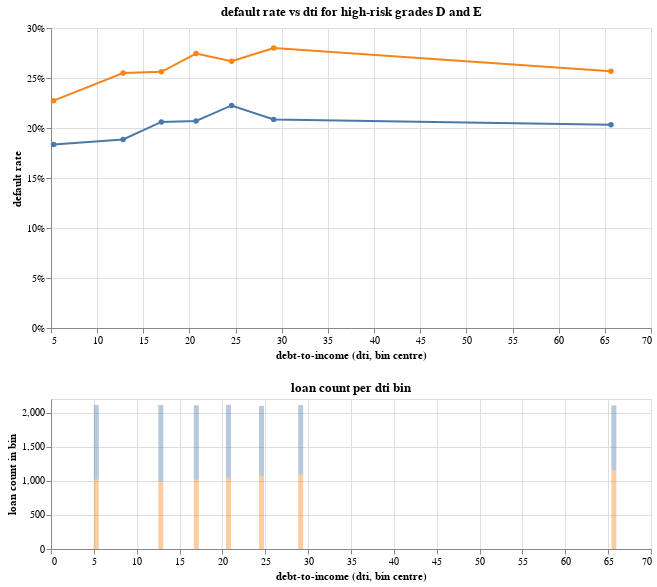

Notebook source saved alongside this figure:
### Markdown cell above
### 7.4 dti vs default rate for high-risk grades D and E (RQ4)

This chart focuses on the higher-risk loan grades D and E and studies how the debt-to-income ratio (`dti`) relates to default behaviour. We bin `dti` into quantile-based groups and plot the default rate within each bin. This kind of feature-level drill-down is what a model risk analyst would use to investigate whether feature drift is actually affecting outcomes — directly supporting RQ4.

### Code cell
# subset to high-risk grades d and e, drop missing dti
high_risk = df_clean[df_clean["grade"].isin(["D", "E"])].copy()
high_risk = high_risk[high_risk["dti"].notna()]

# create quantile-based dti bins
n_bins = 7
high_risk["dti_bin"] = pd.qcut(high_risk["dti"], q=n_bins, duplicates="drop")

# compute default rate per (grade, dti_bin)
plot_df = (
    high_risk
    .groupby(["grade", "dti_bin"], observed=True, as_index=False)
    .agg(
        loan_count=("loan_amnt", "size"),
        default_rate=("default_flag", "mean"),
    )
)

# convert interval objects to plain floats/strings before passing to altair
plot_df["dti_mid"] = plot_df["dti_bin"].apply(lambda x: float(x.mid))
plot_df["dti_bin_label"] = plot_df["dti_bin"].astype(str)
plot_df = plot_df.drop(columns=["dti_bin"])

# line chart: default rate vs dti midpoint, colored by grade
dti_line = (
    alt.Chart(plot_df)
    .mark_line(point=True, strokeWidth=2)
    .encode(
        x=alt.X("dti_mid:Q", title="debt-to-income (dti, bin centre)"),
        y=alt.Y("default_rate:Q", title="default rate",
                axis=alt.Axis(format=".0%")),
        color=alt.Color("grade:N", title="grade"),
        tooltip=[
            "grade:N",
            alt.Tooltip("dti_bin_label:N", title="dti range"),
            alt.Tooltip("loan_count:Q", title="loan count"),
            alt.Tooltip("default_rate:Q", title="default rate", format=".2%"),
        ],
    )
    .properties(
        width=600, height=300,
        title="default rate vs dti for high-risk grades D and E"
    )
)

# bar chart: loan count per bin (shows sample size)
dti_bar = (
    alt.Chart(plot_df)
    .mark_bar(opacity=0.4)
    .encode(
        x=alt.X("dti_mid:Q", title="debt-to-income (dti, bin centre)"),
        y=alt.Y("loan_count:Q", title="loan count in bin"),
        color=alt.Color("grade:N", legend=None),
        tooltip=[
            "grade:N",
            alt.Tooltip("dti_bin_label:N", title="dti range"),
            alt.Tooltip("loan_count:Q", title="loan count"),
        ],
    )
    .properties(width=600, height=150, title="loan count per dti bin")
)

viz4 = dti_line & dti_bar
viz4

### Figure 1 — Vega-Lite specification as saved in the notebook (floating-point values rounded to 4 significant figures)
{"config": {"view": {"continuousWidth": 300, "continuousHeight": 300}}, "vconcat": [{"mark": {"type": "line", "point": true, "strokeWidth": 2}, "encoding": {"color": {"field": "grade", "title": "grade", "type": "nominal"}, "tooltip": [{"field": "grade", "type": "nominal"}, {"field": "dti_bin_label", "title": "dti range", "type": "nominal"}, {"field": "loan_count", "title": "loan count", "type": "quantitative"}, {"field": "default_rate", "format": ".2%", "title": "default rate", "type": "quantitative"}], "x": {"field": "dti_mid", "title": "debt-to-income (dti, bin centre)", "type": "quantitative"}, "y": {"axis": {"format": ".0%"}, "field": "default_rate", "title": "default rate", "type": "quantitative"}}, "height": 300, "title": "default rate vs dti for high-risk grades D and E", "width": 600}, {"mark": {"type": "bar", "opacity": 0.4}, "encoding": {"color": {"field": "grade", "legend": null, "type": "nominal"}, "tooltip": [{"field": "grade", "type": "nominal"}, {"field": "dti_bin_label", "title": "dti range", "type": "nominal"}, {"field": "loan_count", "title": "loan count", "type": "quantitative"}], "x": {"field": "dti_mid", "title": "debt-to-income (dti, bin centre)", "type": "quantitative"}, "y": {"field": "loan_count", "title": "loan count in bin", "type": "quantitative"}}, "height": 150, "title": "loan count per dti bin", "width": 600}], "data": {"name": "data-7dde07bdebdbafc3cd249df78131b30e"}, "$schema": "https://vega.github.io/schema/vega-lite/v5.20.1.json", "datasets": {"data-7dde07bdebdbafc3cd249df78131b30e": [{"grade": "D", "loan_count": 1095, "default_rate": 0.1836, "dti_mid": 5.285, "dti_bin_label": "(-0.001, 10.57]"}, {"grade": "D", "loan_count": 1119, "default_rate": 0.1886, "dti_mid": 12.81, "dti_bin_label": "(10.57, 15.05]"}, {"grade": "D", "loan_count": 1092, "default_rate": 0.206, "dti_mid": 16.95, "dti_bin_label": "(15.05, 18.86]"}, {"grade": "D", "loan_count": 1072, "default_rate": 0.2071, "dti_mid": 20.71, "dti_bin_label": "(18.86, 22.56]"}, {"grade": "D", "loan_count": 1038, "default_rate": 0.2225, "dti_mid": 24.56, "dti_bin_label": "(22.56, 26.564]"}, {"grade": "D", "loan_count": 1021, "default_rate": 0.2086, "dti_mid": 29.13, "dti_bin_label": "(26.564, 31.69]"}, {"grade": "D", "loan_count": 950, "default_rate": 0.2032, "dti_mid": 65.67, "dti_bin_label": "(31.69, 99.64]"}, {"grade": "E", "loan_count": 1016, "default_rate": 0.2274, "dti_mid": 5.285, "dti_bin_label": "(-0.001, 10.57]"}, {"grade": "E", "loan_count": 992, "default_rate": 0.255, "dti_mid": 12.81, "dti_bin_label": "(10.57, 15.05]"}, {"grade": "E", "loan_count": 1015, "default_rate": 0.2562, "dti_mid": 16.95, "dti_bin_label": "(15.05, 18.86]"}, {"grade": "E", "loan_count": 1042, "default_rate": 0.2745, "dti_mid": 20.71, "dti_bin_label": "(18.86, 22.56]"}, {"grade": "E", "loan_count": 1061, "default_rate": 0.2667, "dti_mid": 24.56, "dti_bin_label": "(22.56, 26.564]"}, {"grade": "E", "loan_count": 1089, "default_rate": 0.2801, "dti_mid": 29.13, "dti_bin_label": "(26.564, 31.69]"}, {"grade": "E", "loan_count": 1157, "default_rate": 0.2567, "dti_mid": 65.67, "dti_bin_label": "(31.69, 99.64]"}]}}
